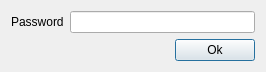
<?xml version="1.0" encoding="UTF-8"?>
<ui version="4.0">
 <class>RevokePasswordDialog</class>
 <widget class="QDialog" name="RevokePasswordDialog">
  <property name="geometry">
   <rect>
    <x>0</x>
    <y>0</y>
    <width>266</width>
    <height>69</height>
   </rect>
  </property>
  <property name="windowTitle">
   <string>Password Anda</string>
  </property>
  <layout class="QVBoxLayout" name="verticalLayout">
   <item>
    <layout class="QHBoxLayout" name="horizontalLayout">
     <item>
      <widget class="QLabel" name="label">
       <property name="text">
        <string>Password</string>
       </property>
      </widget>
     </item>
     <item>
      <widget class="QLineEdit" name="revoked"/>
     </item>
    </layout>
   </item>
   <item alignment="Qt::AlignRight">
    <widget class="QPushButton" name="okButton">
     <property name="text">
      <string>Ok</string>
     </property>
    </widget>
   </item>
  </layout>
 </widget>
 <resources/>
 <connections/>
</ui>
